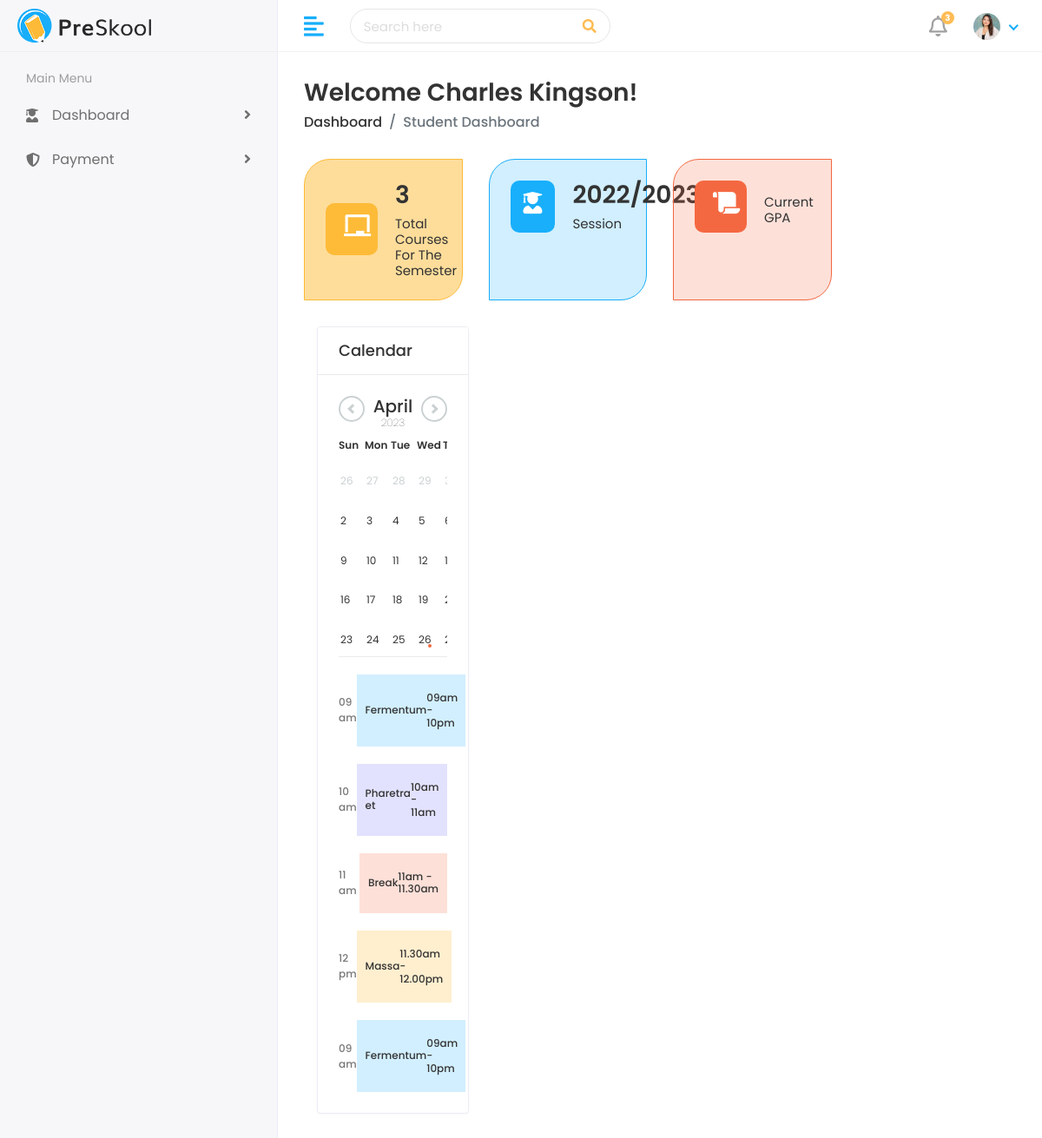
The page /student-dashboard.php (signed in) on the database its author committed.
### tables this page shows
CREATE TABLE `bio` (
  `id` int(11) NOT NULL,
  `FirstName` varchar(255) NOT NULL,
  `LastName` varchar(255) NOT NULL,
  `studentId` varchar(255) NOT NULL,
  `Email` varchar(255) NOT NULL,
  `DOB` varchar(255) NOT NULL,
  `Religion` varchar(255) NOT NULL,
  `PhoneNumber` int(11) NOT NULL,
  `Gender` varchar(255) NOT NULL,
  `department` varchar(255) NOT NULL,
  `session` varchar(29) NOT NULL,
  `Country` varchar(255) NOT NULL,
  `Password` varchar(255) NOT NULL,
  `courses` varchar(255) NOT NULL,
  `joiningDate` timestamp NOT NULL DEFAULT current_timestamp(),
  `fathersName` varchar(255) NOT NULL,
  `fathersOccupation` varchar(255) NOT NULL,
  `fathersMobile` varchar(255) NOT NULL,
  `fathersEmail` varchar(255) NOT NULL,
  `mothersName` varchar(255) NOT NULL,
  `mothersOccupation` varchar(255) NOT NULL,
  `mothersMobile` varchar(255) NOT NULL,
  `mothersEmail` varchar(255) NOT NULL,
  `permanentAddress` varchar(255) NOT NULL,
  `presentAddress` varchar(255) NOT NULL,
  `level` varchar(255) NOT NULL,
  `CSC101` int(255) NOT NULL,
  `CHEM101` int(255) NOT NULL,
  `CHEM103` int(11) NOT NULL,
  `BIO101` int(11) NOT NULL,
  `GNS101` int(11) NOT NULL,
  `MEE101` int(11) NOT NULL,
  `MTS101` int(11) NOT NULL,
  `PHY101` int(11) NOT NULL,
  `image` varchar(255) NOT NULL,
  `PHY107` int(11) NOT NULL
);

### student-dashboard.php (the view, shortened to what this page needs)
<?php
include 'body.php';
$id = $_SESSION['id'];
$sql = $db->query("SELECT * FROM bio WHERE Email='$id'");
$result = $sql->fetch_assoc();
$sd = $result['courses'];
$sq = explode(',', $sd);
if (empty($result['courses'])) {
    $ss = 0;
} else {
    $ss = count($sq);
}
?>
<div class="page-wrapper">
    <div class="content container-fluid">
        <div class="page-header">
            <div class="row">
                <div class="col-sm-12">
                    <h3 class="page-title">Welcome <?= $result['FirstName'] . ' ' . $result['LastName'] ?>!</h3>
                    <ul class="breadcrumb">
                        <li class="breadcrumb-item"><a href="student-dashboard.php">Dashboard</a></li>
                        <li class="breadcrumb-item active">Student Dashboard</li>
                    </ul>
                </div>
            </div>
        </div>
        <div class="row">
            <div class="col-xl-3 col-sm-6 col-12 d-flex">
                <div class="card bg-one w-100">
                    <div class="card-body">
                        <div class="db-widgets d-flex justify-content-between align-items-center">
                            <div class="db-icon">
                                <i class="fas fa-chalkboard"></i>
                            </div>
                            <div class="db-info">
                                <h3><?php echo $ss ?></h3>
                                <h6>Total Courses For The Semester</h6>
                            </div>
                        </div>
                    </div>
                </div>
            </div>
            <div class="col-xl-3 col-sm-6 col-12 d-flex">
                <div class="card bg-two w-100">
                    <div class="card-body">
                        <div class="db-widgets d-flex justify-content-between align-items-center">
                            <div class="db-icon">
                                <i class="fas fa-user-graduate"></i>
                            </div>
                            <div class="db-info">
                                <h3><?php echo $result['session'] ?></h3>
                                <h6>Session</h6>
                            </div>
                        </div>
                    </div>
                </div>
            </div>
            <div class="col-xl-3 col-sm-6 col-12 d-flex">
                <div class="card bg-three w-100">
                    <div class="card-body">
                        <div class="db-widgets d-flex justify-content-between align-items-center">
                            <div class="db-icon">
                                <i class="fas fa-scroll"></i>
                            </div>
                            <div class="db-info">
                                <h6>Current GPA </h6>
                            </div>
                        </div>
                    </div>
                </div>
            </div>
        </div>
        <div class="col-12 col-lg-12 col-xl-3 d-flex">
            <div class="card flex-fill">
               <div class="card-header">
                  <div class="row align-items-center">
                     <div class="col-12">
                        <h5 class="card-title">Calendar</h5>
                     </div>
                  </div>
               </div>
               <div class="card-body">
                  <div id="calendar-doctor" class="calendar-container"></div>
                  <div class="calendar-info calendar-info1">
                     <div class="calendar-details">
                        <p>09 am</p>
                        <h6 class="calendar-blue d-flex justify-content-between align-items-center">Fermentum <span>09am - 10pm</span></h6>
                     </div>
                     <div class="calendar-details">
                        <p>10 am</p>
                        <h6 class="calendar-violet d-flex justify-content-between align-items-center">Pharetra et <span>10am - 11am</span></h6>
                     </div>
                     <div class="calendar-details">
                        <p>11 am</p>
                        <h6 class="calendar-red d-flex justify-content-between align-items-center">Break <span>11am - 11.30am</span></h6>
                     </div>
                     <div class="calendar-details">
                        <p>12 pm</p>
                        <h6 class="calendar-orange d-flex justify-content-between align-items-center">Massa <span>11.30am - 12.00pm</span></h6>
                     </div>
                     <div class="calendar-details">
                        <p>09 am</p>
                        <h6 class="calendar-blue d-flex justify-content-between align-items-center">Fermentum <span>09am - 10pm</span></h6>
                     </div>
                  </div>
               </div>
            </div>
         </div>
        </body>
<html>

### assets/css/style.css (style rules this page uses)
html { height: 100%; }
body { background-color: #fff; color: #333; font-family: 'Poppins', sans-serif; font-size: 1rem; height: 100%; line-height: 1.5; overflow-x: hidden; }
h1, h2, h3, h4, h5, h6 { font-family: 'Poppins', sans-serif; margin-top: 0; }
a { color: #009ce7; }
input, button, a { transition: all 0.4s ease; -moz-transition: all 0.4s ease; -o-transition: all 0.4s ease; -ms-transition: all 0.4s ease; -webkit-transition: all 0.4s ease; }
ul, ol { padding: 0px; list-style: none; }
.card { border: 1px solid #ececf5; box-shadow: 0 1px 3px 0 rgba(0, 0, 0, 0.03); margin-bottom: 1.875rem; }
.card-body { padding: 1.5rem; }
.card-header { border-bottom: 1px solid #e6e6e6; padding: 1rem 1.5rem; }
.card .card-header { background-color: #fff; border-bottom: 1px solid #eaeaea; }
.card .card-header .card-title { margin-bottom: 0; font-size: 18px; }
.page-wrapper { margin-left: 320px; padding-top: 60px; position: relative; transition: all 0.4s ease; }
.page-wrapper > .content { padding: 1.875rem 1.875rem 0; }
.page-header { margin-bottom: 1.875rem; }
.page-header .breadcrumb { background-color: transparent; color: #6c757d; font-size: 1rem; font-weight: 500; margin-bottom: 0; padding: 0; }
.page-header .breadcrumb a { color: #333; }
.page-title { font-size: 28px; font-weight: 600; color: #333; margin-bottom: 5px; }
.bg-one { background-color: rgb(253 187 56 / 0.5); border-color: #fdbb38; border-radius: 30px 0px; }
.bg-two { background-color: rgb(25 175 251 / 0.2); border-color: #19affb; border-radius: 30px 0px; }
.bg-three { background-color: rgb(244 104 65 / 0.2); border-color: #f46841; border-radius: 30px 0px; }
.db-icon { font-size: 25px; width: 60px; height: 60px; padding: 13px 21px; border-radius: 10px; color: #fff; margin-right: 20px; }
.bg-one .db-icon { background-color: #fdbb38; }
.bg-two .db-icon { background-color: #19affb; padding: 13px 15px; }
.bg-three .db-icon { background-color: #f46841; }
.db-info h3 { font-size: 28px; font-weight: 600; color: #333333; }
.db-info h6 { margin: 0px; font-weight: 400; font-size: 15px; color: #333333; }
.calendar-info { border-top: 1px solid #eaeaea; }
.calendar-details { display: flex; justify-content: space-between; align-items: center; padding-top: 20px; }
.calendar-info p { font-size: 12px; font-weight: 500; color: #777777; margin-bottom: 0; }
.calendar-info .calendar-blue { font-size: 12px; font-weight: 500; color: #333333; background: #d2efff; margin-bottom: 0; width: 100%; padding-top: 20px; padding-bottom: 20px; padding-left: 10px; padding-right: 10px; }
.calendar-info .calendar-violet { font-size: 12px; font-weight: 500; color: #333333; background: #e2e2fe; margin-bottom: 0; width: 100%; padding-top: 20px; padding-bottom: 20px; padding-left: 10px; padding-right: 10px; }
.calendar-info .calendar-red { font-size: 12px; font-weight: 500; color: #333333; background: #fde0d8; margin-bottom: 0; width: 100%; padding-top: 20px; padding-bottom: 20px; padding-left: 10px; padding-right: 10px; }
.calendar-info .calendar-orange { font-size: 12px; font-weight: 500; color: #333333; background: #ffefcf; margin-bottom: 0; width: 100%; padding-top: 20px; padding-bottom: 20px; padding-left: 10px; padding-right: 10px; }

### rows shown on the page
bio: FirstName "Charles", LastName "Kingson", courses "3", session "2022/2023"
